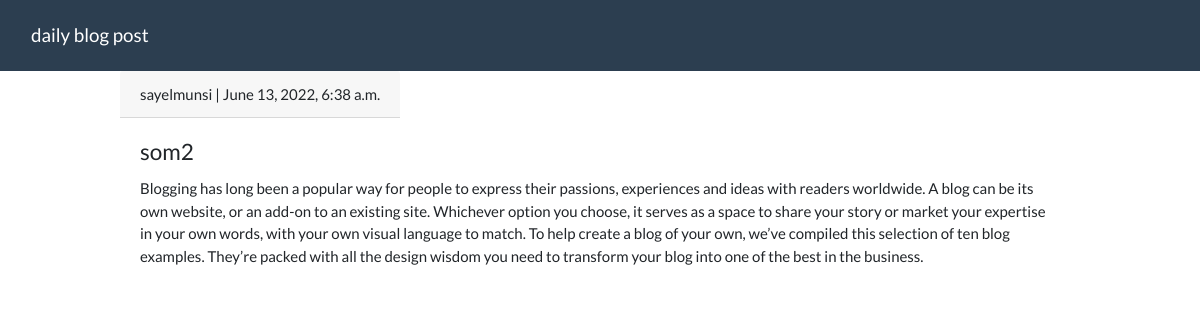
Page /som2isbest/ on the committed database.
### app/models.py (models this page shows, shortened)
class Post(models.Model):
    title=models.CharField(max_length=200,unique=True)
    slug=models.SlugField(max_length=200,unique=True)
    author=models.ForeignKey(User, on_delete=models.CASCADE,related_name="blog_post")
    created_on=models.DateTimeField(auto_now_add=True)
    updated_on=models.DateTimeField(auto_now=True)
    content=models.TextField()
    status=models.IntegerField(choices=STATUS,default=0)
    class Meta:
        ordering=['-created_on']

### app/views.py (the view)
# urls.py: path('<slug:slug>/',views.DetailView.as_view(),name='post_detail'),
class DetailView(generic.DetailView):
    model = Post
    template_name = 'post_detail.html'

### template/post_detail.html (shortened to what this page needs)
{% extends "base.html" %}
{% block content %}
<div class="container " style="max-width: 60rem;">
    <div class="row">
        <div class="card-header">{{post.author}} | {{post.created_on}}</div>
        <div class="card-body">
            <h4 class="card-title">{{post.title}}</h4>
            <p class="card-text">{{object.content}}</p>
        </div>
        </div>
    </div>
{% endblock %}

### rows in the picture
Post: author "sayelmunsi", created_on "June 13, 2022, 6:38 a.m.", title "som2", content "Blogging has long been a popular way for people to express their passions, experiences and ideas with readers worldwide. A blog can be its own website, or an add-on to an existing site. Whichever option you choose, it serves as a space to share your story or market your expertise in your own words, with your own visual language to match. To help create a blog of your own, we’ve compiled this selection of ten blog examples. They’re packed with all the design wisdom you need to transform your blog into one of the best in the business."
